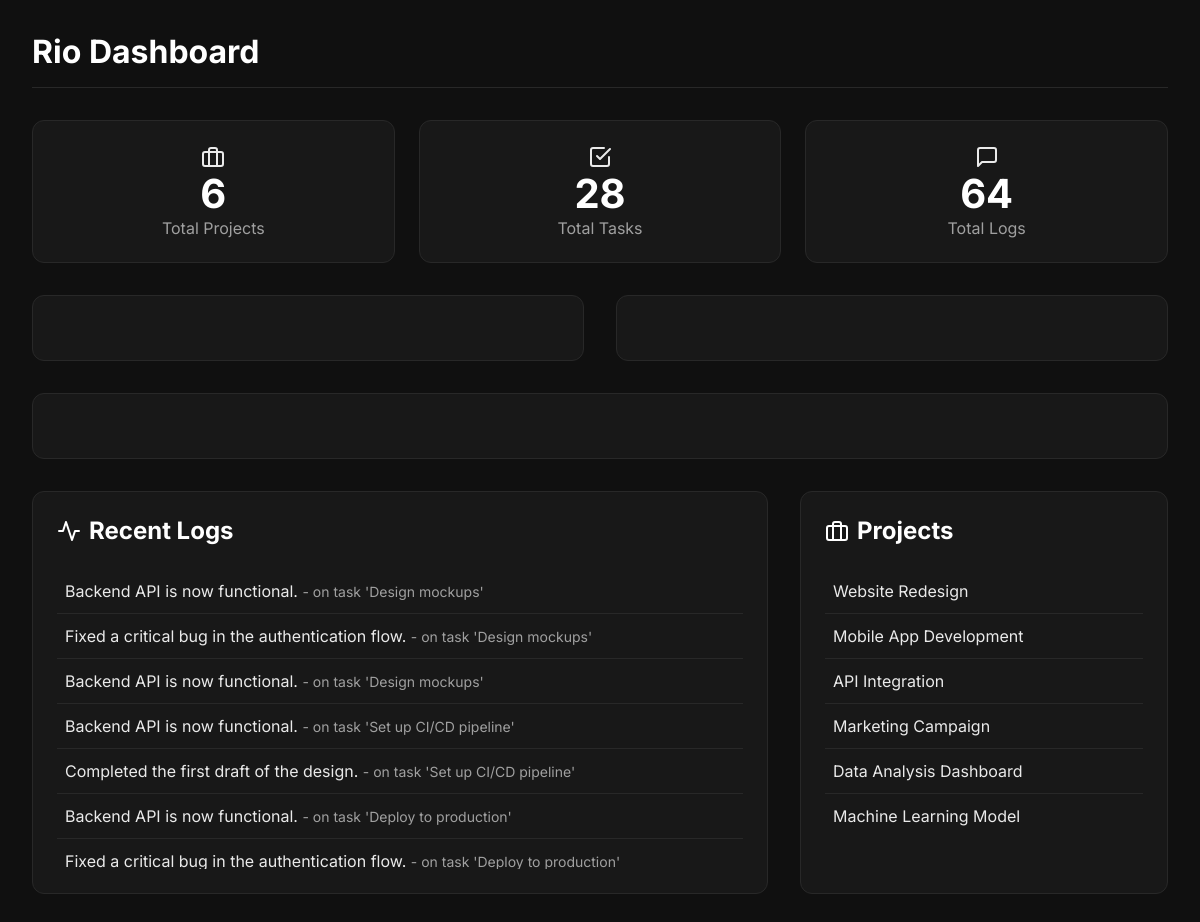
The page / on the database its author committed.
### rio_project/core/models.py (models this page shows, shortened)
class Log(Base):
    __tablename__ = 'logs'
    id = Column(Integer, primary_key=True)
    content = Column(Text, nullable=False)
    created_at = Column(DateTime, default=datetime.datetime.utcnow)
    task_id = Column(Integer, ForeignKey('tasks.id'))
    task = relationship("Task", back_populates="logs")

class Task(Base):
    __tablename__ = 'tasks'
    id = Column(Integer, primary_key=True)
    title = Column(String, nullable=False)
    description = Column(String)
    created_at = Column(DateTime, default=datetime.datetime.utcnow)
    project_id = Column(Integer, ForeignKey('projects.id'))
    project = relationship("Project", back_populates="tasks")
    logs = relationship("Log", back_populates="task", cascade="all, delete-orphan")

class Project(Base):
    __tablename__ = 'projects'
    id = Column(Integer, primary_key=True)
    name = Column(String, nullable=False)
    description = Column(String)
    category = Column(String, default="General")
    created_at = Column(DateTime, default=datetime.datetime.utcnow)
    tasks = relationship("Task", back_populates="project", cascade="all, delete-orphan")

### rio_project/dashboard/app.py (the view)
@app.route("/")
def index():
    db_session = next(get_db())
    projects = db_session.query(Project).all()
    tasks = db_session.query(Task).all()
    logs = db_session.query(Log).order_by(Log.created_at.desc()).limit(10).all()
    total_projects = len(projects)
    total_tasks = len(tasks)
    total_logs = db_session.query(Log).count()
    tasks_by_project_chart = create_tasks_by_project_chart()
    project_category_chart = create_project_category_chart()
    task_timeline_chart = create_task_timeline_chart()
    return render_template(
        "index.html",
        total_projects=total_projects,
        total_tasks=total_tasks,
        total_logs=total_logs,
        recent_logs=logs,
        projects=projects,
        tasks=tasks,
        tasks_by_project_chart=tasks_by_project_chart,
        project_category_chart=project_category_chart,
        task_timeline_chart=task_timeline_chart
    )

### rio_project/core/database.py (called while the page is built)
def get_db():
    db = SessionLocal()
    try:
        yield db
    finally:
        db.close()

### rio_project/dashboard/app.py (called while the page is built)
def create_tasks_by_project_chart():
    db_session = next(get_db())
    projects = db_session.query(Project).all()
    project_names = [project.name for project in projects]
    task_counts = [len(project.tasks) for project in projects]
    fig = go.Figure([go.Bar(x=project_names, y=task_counts, marker_color='#007BFF')])
    fig.update_layout(
        title="Tasks per Project",
        xaxis_title="Project",
        yaxis_title="Number of Tasks",
        plot_bgcolor='rgba(0,0,0,0)',
        paper_bgcolor='rgba(0,0,0,0)',
        font_color='white',
        showlegend=False
    )
    return fig.to_html(full_html=False, include_plotlyjs='cdn')

def create_project_category_chart():
    db_session = next(get_db())
    projects = db_session.query(Project).all()
    categories = [project.category for project in projects]
    category_counts = Counter(categories)
    fig = go.Figure([go.Pie(labels=list(category_counts.keys()), values=list(category_counts.values()))])
    fig.update_layout(
        title="Projects by Category",
        plot_bgcolor='rgba(0,0,0,0)',
        paper_bgcolor='rgba(0,0,0,0)',
        font_color='white',
        showlegend=True
    )
    return fig.to_html(full_html=False, include_plotlyjs='cdn')

def create_task_timeline_chart():
    db_session = next(get_db())
    tasks = db_session.query(Task).all()
    if not tasks:
        return "No tasks to display in timeline."
    df = pd.DataFrame([
        dict(Task=task.title, Start=task.created_at, Finish=task.created_at + pd.Timedelta(days=random.randint(2,10)), Project=task.project.name)
        for task in tasks
    ])
    fig = px.timeline(df, x_start="Start", x_end="Finish", y="Task", color="Project")
    fig.update_layout(
        title="Task Timeline",
        plot_bgcolor='rgba(0,0,0,0)',
        paper_bgcolor='rgba(0,0,0,0)',
        font_color='white',
        showlegend=False
    )
    return fig.to_html(full_html=False, include_plotlyjs='cdn')

### rio_project/dashboard/templates/index.html (shortened to what this page needs)
<!DOCTYPE html>
<html lang="en">
<head>
    <link rel="stylesheet" href="{{ url_for('static', filename='style.css') }}">
</head>
<body>
    <div class="header">
        <h1>Rio Dashboard</h1>
    </div>
    <div class="stats-grid">
        <div class="stat-card">
            <i data-feather="briefcase"></i>
            <h3>{{ total_projects }}</h3>
            <p>Total Projects</p>
        </div>
        <div class="stat-card">
            <i data-feather="check-square"></i>
            <h3>{{ total_tasks }}</h3>
            <p>Total Tasks</p>
        </div>
        <div class="stat-card">
            <i data-feather="message-square"></i>
            <h3>{{ total_logs }}</h3>
            <p>Total Logs</p>
        </div>
    </div>
    <div class="charts-grid">
        <div class="card chart-container">
        </div>
        <div class="card chart-container">
        </div>
        <div class="card chart-container" style="grid-column: 1 / -1;">
        </div>
    </div>
    <div class="main-grid">
        <div class="card">
            <h2><i data-feather="activity"></i>Recent Logs</h2>
            <div class="table-container">
                <table>
                    <tbody>
                        {% for log in recent_logs %}
                        <tr>
                            <td>{{ log.content }} <span class="subtle-text">- on task '{{ log.task.title }}'</span></td>
                        </tr>
                        {% endfor %}
                    </tbody>
                </table>
            </div>
        </div>
        <div class="card">
            <h2><i data-feather="briefcase"></i>Projects</h2>
            <div class="table-container">
                <table>
                    <tbody>
                        {% for project in projects %}
                        <tr>
                            <td>{{ project.name }}</td>
                        </tr>
                        {% endfor %}
                    </tbody>
                </table>
            </div>
        </div>
    </div>
</body>
</html>

### rio_project/dashboard/static/style.css (style rules this page uses)
:root { --primary-bg: #101010; --secondary-bg: #181818; --accent-color: #007BFF; --text-color: #EAEAEA; --subtle-text: #A0A0A0; --border-color: #282828; }
body { font-family: 'Inter', sans-serif; background-color: var(--primary-bg); color: var(--text-color); margin: 0; padding: 2rem; }
h1, h2, h3, h4, h5, h6 { color: #ffffff; margin-top: 0; }
.header { display: flex; justify-content: space-between; align-items: center; padding-bottom: 1rem; border-bottom: 1px solid var(--border-color); margin-bottom: 2rem; }
.header h1 { margin: 0; }
.stats-grid { display: grid; grid-template-columns: repeat(auto-fit, minmax(200px, 1fr)); gap: 1.5rem; margin-bottom: 2rem; }
.stat-card { background-color: var(--secondary-bg); border: 1px solid var(--border-color); border-radius: 12px; padding: 1.5rem; display: flex; flex-direction: column; align-items: center; justify-content: center; text-align: center; transition: all 0.3s ease; }
.stat-card h3 { font-size: 2.5rem; margin: 0; }
.stat-card p { margin: 0; color: var(--subtle-text); }
.charts-grid { display: grid; grid-template-columns: 1fr 1fr; gap: 2rem; margin-bottom: 2rem; }
.main-grid { display: grid; grid-template-columns: 2fr 1fr; gap: 2rem; }
.card { background-color: var(--secondary-bg); border: 1px solid var(--border-color); border-radius: 12px; padding: 1.5rem; animation: fadeIn 0.5s ease-out; }
.card h2 { font-size: 1.5rem; display: flex; align-items: center; gap: 0.5rem; margin-bottom: 1.5rem; }
.table-container { max-height: 300px; overflow-y: auto; }
table { width: 100%; border-collapse: collapse; }
td { padding: 0.75rem 0.5rem; border-bottom: 1px solid var(--border-color); }
tbody tr:last-child td { border-bottom: none; }
.subtle-text { color: var(--subtle-text); font-size: 0.875rem; }
.chart-container { padding-top: 2rem; padding-bottom: 2rem; }

### rows shown on the page
Log: content "Backend API is now functional.", task "Design mockups"
Log: content "Fixed a critical bug in the authentication flow.", task "Design mockups"
Log: content "Backend API is now functional.", task "Design mockups"
Log: content "Backend API is now functional.", task "Set up CI/CD pipeline"
Log: content "Completed the first draft of the design.", task "Set up CI/CD pipeline"
Log: content "Backend API is now functional.", task "Deploy to production"
Log: content "Fixed a critical bug in the authentication flow.", task "Deploy to production"
Project: name "Website Redesign"
Project: name "Mobile App Development"
Project: name "API Integration"
Project: name "Marketing Campaign"
Project: name "Data Analysis Dashboard"
Project: name "Machine Learning Model"

### other values the page prints
{{ total_projects }} "6"
{{ total_tasks }} "28"
{{ total_logs }} "64"
